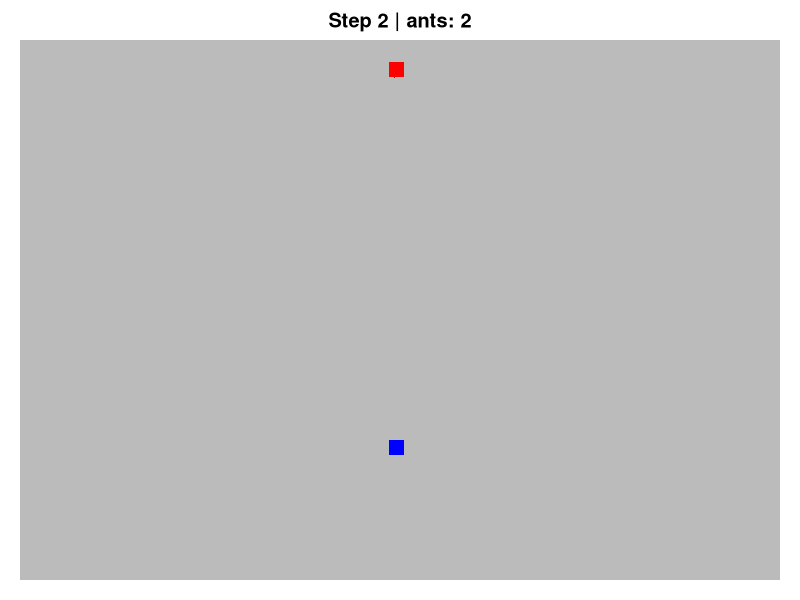
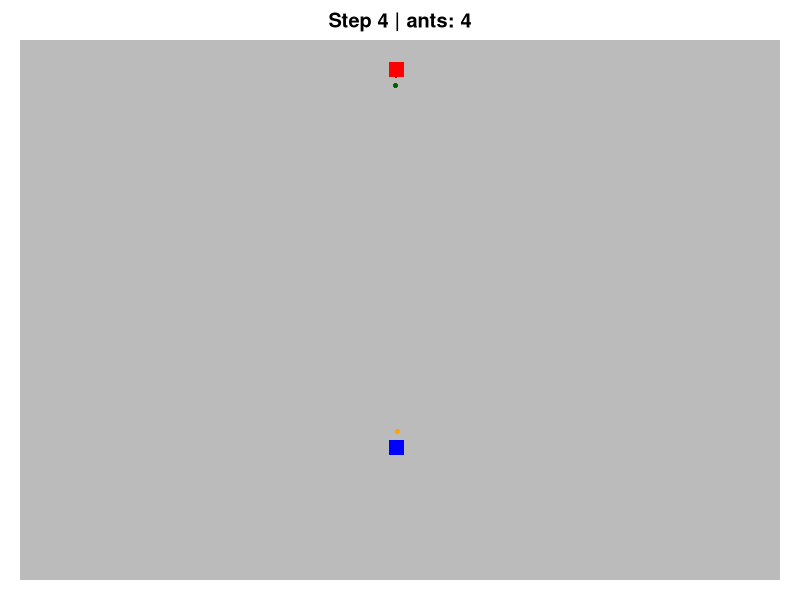
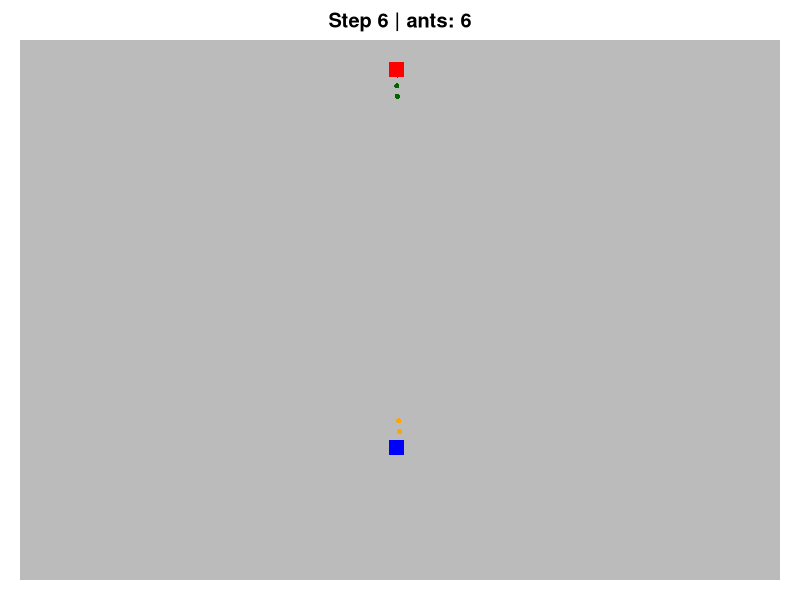
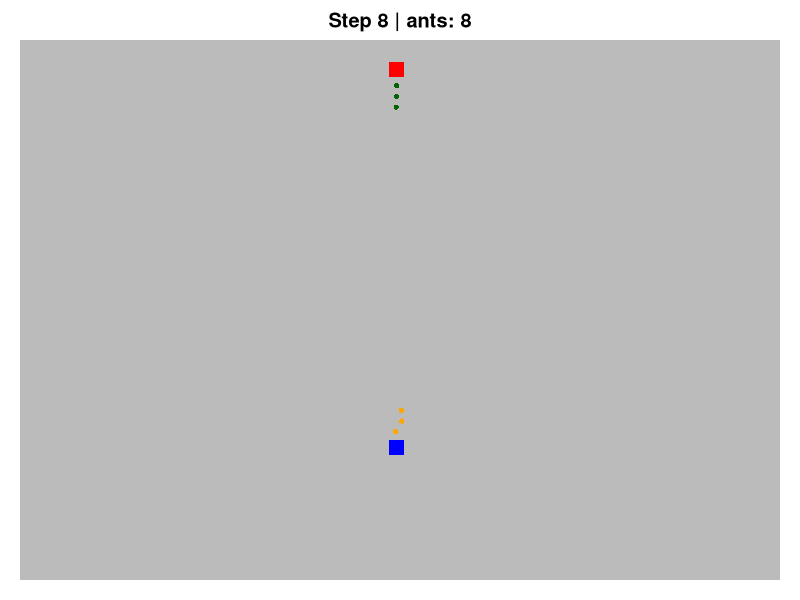
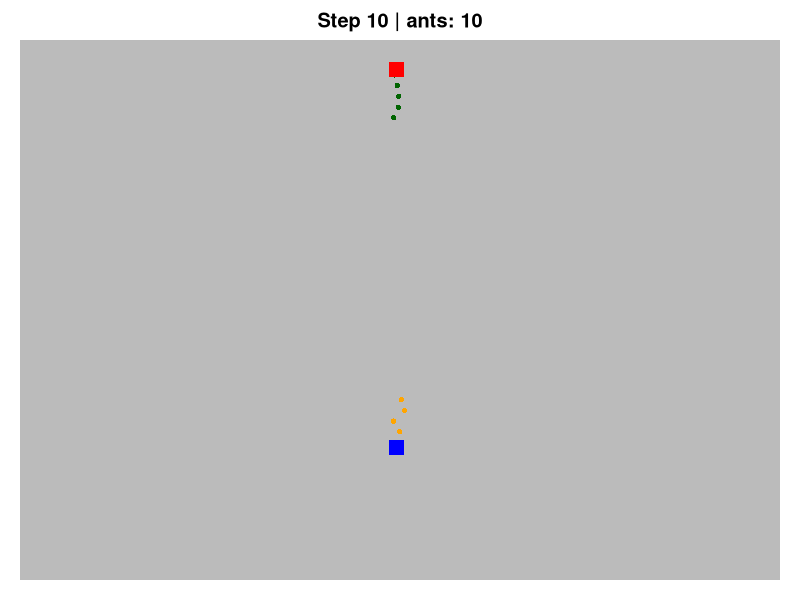
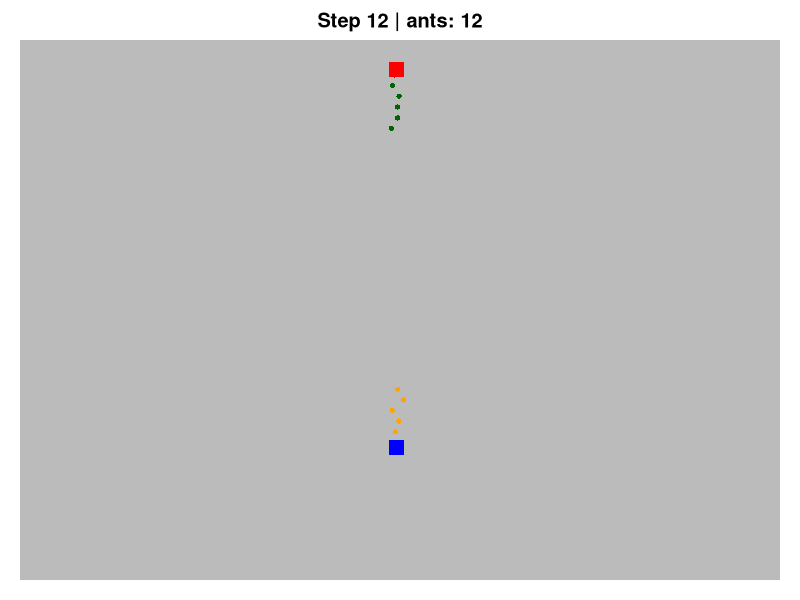
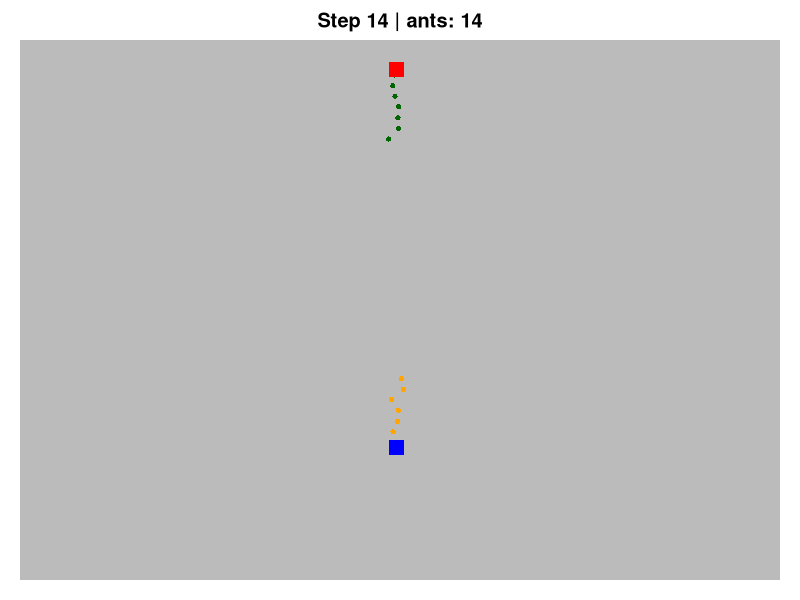
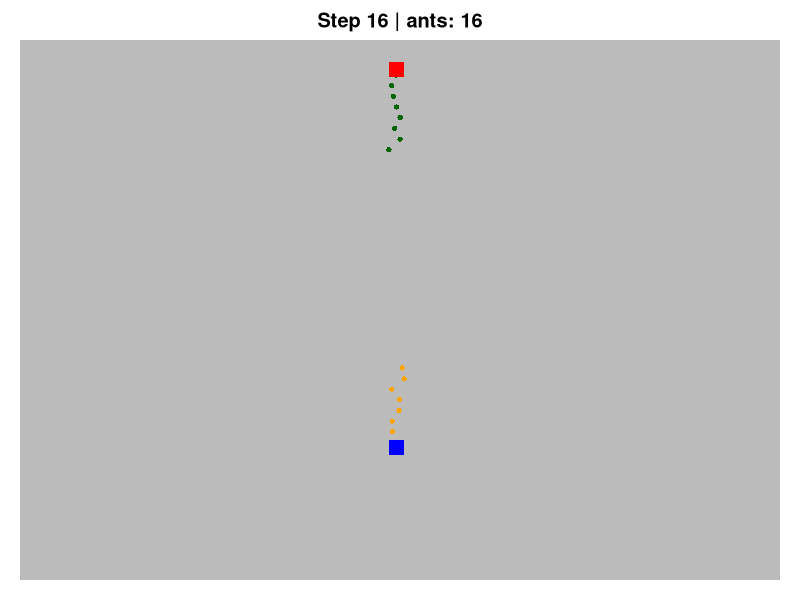

The R script that drew these images, in order:
# set seed for pseudorandomness

set.seed(1)

GRID_SIZE = 100

MAX_ANTS = 100
N_STEPS = 1000
SPAWN_INTERVAL = 2
DRAW_INTERVAL = 2
STEP_SIZE = 1

PRIORITY_DETECT_RADIUS = 5
PRIORITY_REPULSION_STRENGTH = 0.6 #ranging from 0 - 1

SELF_REPULSION_STRENGTH = 0.6
SELF_DETECT_RADIUS = 2

nest <- c(50, 25)
food_spawn <- c(50, 95)

ants <- data.frame(
  x = numeric(),
  y = numeric(),
  hx = numeric(),
  hy = numeric(),
  state = character() # searching | returning
)

pheromone <- matrix(0, GRID_SIZE, GRID_SIZE)

par(mar = c(1,1,2,1))


unit_vec <- function(v) {
  
  n <- sqrt(sum(v^2))
  
  if(n < 1e-10)
    return(c(0,0))
  
  v / n
}


for(step in 1:N_STEPS) {
  
  # ---------
  # Spawn ants
  # ---------
  
  if(step %% SPAWN_INTERVAL == 0 && nrow(ants) < MAX_ANTS) { # 
    # Loaded ant starts at foodspawn
    ants <- rbind(
      ants,
      data.frame(
        x = food_spawn[1],
        y = food_spawn[2],
        hx = 0,
        hy = -1,
        state = "returning"
      )
    )
    
    # unloaded ant starts at nest
    ants <- rbind(
      ants,
      data.frame(
        x = nest[1],
        y = nest[2],
        hx = 0,
        hy = 1,
        state = "searching"
      )
    )
  }
  
  # ----
  # Move ants
  # ----
  for(i in seq_len(nrow(ants))) {
    
    pos <- c(ants$x[i], ants$y[i])
    noise <- unit_vec(rnorm(2))
    
    
    from_nest <- unit_vec(
      pos - nest
    )
    
    to_nest <- unit_vec(
      nest - pos
    )
    
    # Cause no pheromone for now; ants 'know' location of food for now
    
    to_food <- unit_vec(
      food_spawn - pos
    )
    
    if(ants$state[i] == "searching") {
      dir <-
        # 0.70 * from_nest +
        0.80 * to_food +
        0.20 * noise
      
      # traffic rule: move out of way for returning ants
      returners <- which(ants$state == "returning")
      
      if(length(returners) > 0) {
        diffs <- cbind(ants$x[returners] - pos[1],
                       ants$y[returners] - pos[2])
        dists <- sqrt(rowSums(diffs^2))
        near  <- which(dists > 0 & dists < PRIORITY_DETECT_RADIUS)
        if(length(near) > 0) {
          # weighted average push-away vector (the closer the stronger)
          weights  <- 1 / dists[near]
          away_vec <- colSums(-diffs[near, , drop = FALSE] * weights)
          away_vec <- unit_vec(away_vec)
          # step sideways: keep only the perpendicular component
          fwd      <- unit_vec(dir)
          side     <- away_vec - sum(away_vec * fwd) * fwd
          side     <- unit_vec(side)
          dir <- unit_vec((1 - PRIORITY_REPULSION_STRENGTH) * dir +
                            PRIORITY_REPULSION_STRENGTH      * side)
        }
      }
    
      # collision avoidance
      other_searchers <- which(ants$state == "searching" & seq_len(nrow(ants)) != i)
      if(length(other_searchers) > 0) {
        diffs2 <- cbind(ants$x[other_searchers] - pos[1],
                        ants$y[other_searchers] - pos[2])
        dists2 <- sqrt(rowSums(diffs2^2))
        near2  <- which(dists2 > 0 & dists2 < SELF_DETECT_RADIUS)
        
        if(length(near2) > 0) {
          weights2  <- 1 / dists2[near2]
          repel_vec <- unit_vec(colSums(-diffs2[near2, , drop = FALSE] * weights2))
          dir <- unit_vec(dir + SELF_REPULSION_STRENGTH * repel_vec)
        }
      }
      
      }
    
    
    
    if(ants$state[i] == "returning") {
      dir <-
        0.80 * to_nest +
        0.20 * noise
      
      
      # collision avoidance
      other_returners <- which(ants$state == "returning" & seq_len(nrow(ants)) != i)
      if(length(other_returners) > 0) {
        diffs3 <- cbind(ants$x[other_returners] - pos[1],
                        ants$y[other_returners] - pos[2])
        dists3 <- sqrt(rowSums(diffs3^2))
        near3  <- which(dists3 > 0 & dists3 < SELF_DETECT_RADIUS)
        
        if(length(near3) > 0) {
          weights3  <- 1 / dists3[near3]
          repel_vec <- unit_vec(colSums(-diffs3[near3, , drop = FALSE] * weights3))
          dir <- unit_vec(dir + SELF_REPULSION_STRENGTH * repel_vec)
        }
      }
    }
    
    dir <- unit_vec(dir)
    
    ants$x[i] <- ants$x[i] +
      STEP_SIZE * dir[1]
    
    ants$y[i] <- ants$y[i] +
      STEP_SIZE * dir[2]
}
  
  
  
  # ---------
  # State flips
  # ---------
  searchers <- which(ants$state == "searching")
  if (length(searchers) > 0) {
    dists_to_food <- sqrt((ants$x[searchers] - food_spawn[1])^2 +
                            (ants$y[searchers] - food_spawn[2])^2)
    ants$state[searchers[dists_to_food < STEP_SIZE]] <- "returning"
  }
  returners <- which(ants$state == "returning")
  if (length(returners) > 0) {
    dists_to_nest <- sqrt((ants$x[returners] - nest[1])^2 +
                            (ants$y[returners] - nest[2])^2)
    ants$state[returners[dists_to_nest < STEP_SIZE]] <- "searching"
  }
  
  
  # -----
  # Draw
  # -----
  
  if(step %% DRAW_INTERVAL == 0) {
    image(
      1:GRID_SIZE,
      1:GRID_SIZE,
      pheromone,
      col = gray.colors(
        100,
        start = 1,
        end = 0
      ),
      axes = FALSE,
      main = paste(
        "Step",
        step,
        "| ants:",
        nrow(ants)
      )
    )
    
    # Returning ants (carrying food)
    points(
      ants$x[ants$state == "returning"],
      ants$y[ants$state == "returning"],
      col = "darkgreen",
      pch = 16,
      cex = 0.7
    )
    
    # Searching ants
    points(
      ants$x[ants$state == "searching"],
      ants$y[ants$state == "searching"],
      col = "orange",
      pch = 16,
      cex = 0.7
    )
    
    points(
      nest[1],
      nest[2],
      pch = 15,
      col = "blue",
      cex = 2
    )
    
    points(
      food_spawn[1],
      food_spawn[2],
      pch = 15,
      col = "red",
      cex = 2
    )
    
    Sys.sleep(0.1)
  }
}
